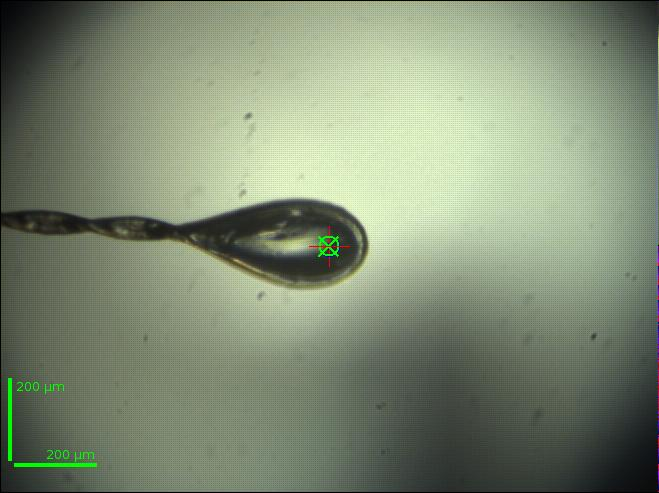
#> input picture tests/data/snapshots_20141128-084026/snapshot_000.png, 659 x 493 px
$ python -i autoMesh.py   (imports and definitions only)
#> lines starting #> are read from the running program, lines starting #| are printed output that depends on the picture; after the words box and inside, x2 and y2 are one past the last pixel; in counts of white or black regions, pixels touching at a corner belong together
# coding: utf-8
# /*##########################################################################
# Copyright (C) 2017 European Synchrotron Radiation Facility
#
# Permission is hereby granted, free of charge, to any person obtaining a copy
# of this software and associated documentation files (the "Software"), to deal
# in the Software without restriction, including without limitation the rights
# to use, copy, modify, merge, publish, distribute, sublicense, and/or sell
# copies of the Software, and to permit persons to whom the Software is
# furnished to do so, subject to the following conditions:
#
# The above copyright notice and this permission notice shall be included in
# all copies or substantial portions of the Software.
#
# THE SOFTWARE IS PROVIDED "AS IS", WITHOUT WARRANTY OF ANY KIND, EXPRESS OR
# IMPLIED, INCLUDING BUT NOT LIMITED TO THE WARRANTIES OF MERCHANTABILITY,
# FITNESS FOR A PARTICULAR PURPOSE AND NONINFRINGEMENT. IN NO EVENT SHALL THE
# AUTHORS OR COPYRIGHT HOLDERS BE LIABLE FOR ANY CLAIM, DAMAGES OR OTHER
# LIABILITY, WHETHER IN AN ACTION OF CONTRACT, TORT OR OTHERWISE, ARISING FROM,
# OUT OF OR IN CONNECTION WITH THE SOFTWARE OR THE USE OR OTHER DEALINGS IN
# THE SOFTWARE.
#
# ############################################################################*/
"""
Workflow library module for grid / mesh
"""

__author__ = "Olof Svensson"
__contact__ = "svensson@esrf.eu"
__copyright__ = "ESRF, 2017"
__updated__ = "2017-06-23"


import os
import numpy
import logging
import imageio
import scipy.ndimage

# import matplotlib
# matplotlib.use("Agg", warn=False)
import matplotlib.pyplot as pyplot
import pylab

# [1 line not run here, left out]


# [108 lines left out: function autoMesh, not called in this run]


def subtractBackground(image, background_image):
    return numpy.abs(image - background_image)


def filterDifferenceImage(difference_image, threshold_value=30):
    """
    First applies a threshold of default value 30.
    Then erodes the image twice, and then dilates the image twice.
    """
    threshold_value = 30
    binary_image = difference_image >= threshold_value
    filtered_image = scipy.ndimage.morphology.binary_erosion(binary_image).astype(
        binary_image.dtype
    )
    filtered_image = scipy.ndimage.morphology.binary_erosion(filtered_image).astype(
        binary_image.dtype
    )
    filtered_image = scipy.ndimage.morphology.binary_dilation(filtered_image).astype(
        binary_image.dtype
    )
    filtered_image = scipy.ndimage.morphology.binary_dilation(filtered_image).astype(
        binary_image.dtype
    )
    return filtered_image


# [372 lines left out: functions loopExam, checkForCorrelatedImages, findOptimalMesh, plot_img, plotMesh, gridInfoToPixels and 4 more, not called in this run]

>>> import cv2
>>> picture = cv2.imread('tests/data/snapshots_20141128-084026/snapshot_000.png', cv2.IMREAD_GRAYSCALE)
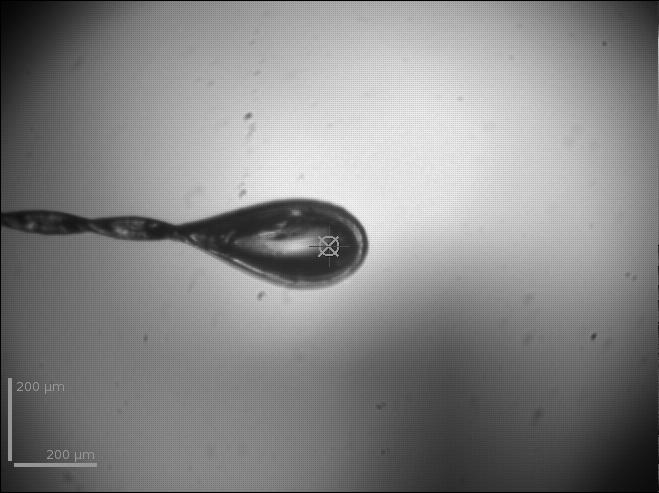
#> picture: shape (493, 659); min 0, max 248, mean 133.8
>>> result = filterDifferenceImage(picture)
#> in filterDifferenceImage, `binary_image = difference_image >= threshold_value`:
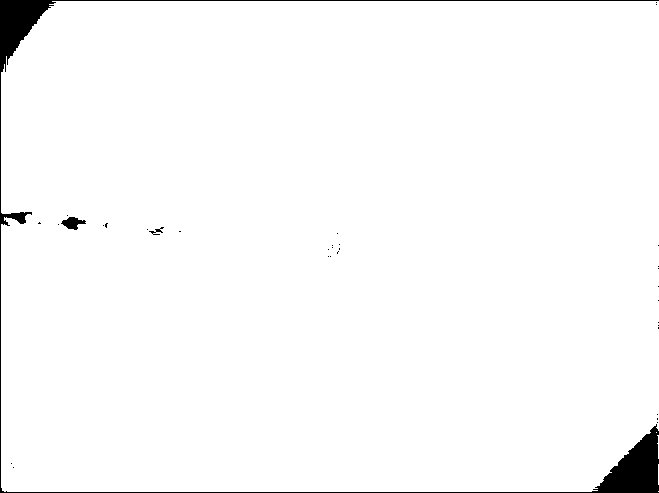
#> binary_image: shape (493, 659) bool; 98% white; 34 black regions (31 under 20 px), largest, box (x1, y1, x2, y2) and area: (0, 0, 659, 493) 6162, (61, 217, 86, 230) 183, (149, 227, 164, 235) 42
#> in filterDifferenceImage, `filtered_image = scipy.ndimage.morphology.binary_erosion(binary_image)..`:
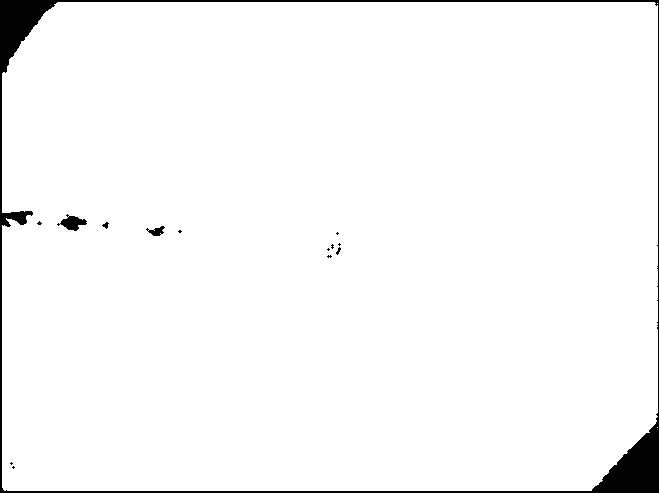
#> filtered_image: shape (493, 659) bool; 97.2% white; 14 black regions (10 under 20 px), largest, box (x1, y1, x2, y2) and area: (0, 0, 659, 493) 8584, (57, 214, 87, 231) 253, (146, 226, 165, 236) 100, (102, 222, 109, 229) 26
#> in filterDifferenceImage, `filtered_image = scipy.ndimage.morphology.binary_erosion(filtered_imag..`:
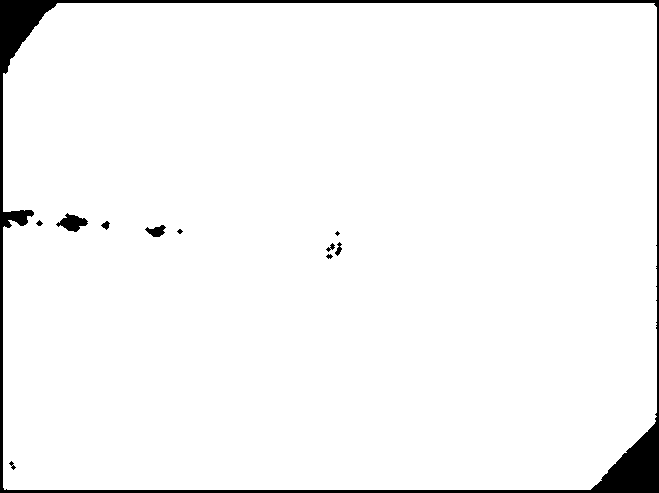
#> filtered_image: shape (493, 659) bool; 96.4% white; 11 black regions (2 under 20 px), largest, box (x1, y1, x2, y2) and area: (0, 0, 659, 493) 10842, (56, 213, 88, 232) 327, (145, 225, 166, 237) 147
#> in filterDifferenceImage, `filtered_image = scipy.ndimage.morphology.binary_dilation(filtered_ima..`: filtered_image: shape (493, 659) bool; 97.2% white; 14 black regions (10 under 20 px), largest, box (x1, y1, x2, y2) and area: (0, 0, 659, 493) 8602, (57, 214, 87, 231) 255, (146, 226, 165, 236) 103, (102, 222, 109, 229) 26
#> in filterDifferenceImage, `filtered_image = scipy.ndimage.morphology.binary_dilation(filtered_ima..`:
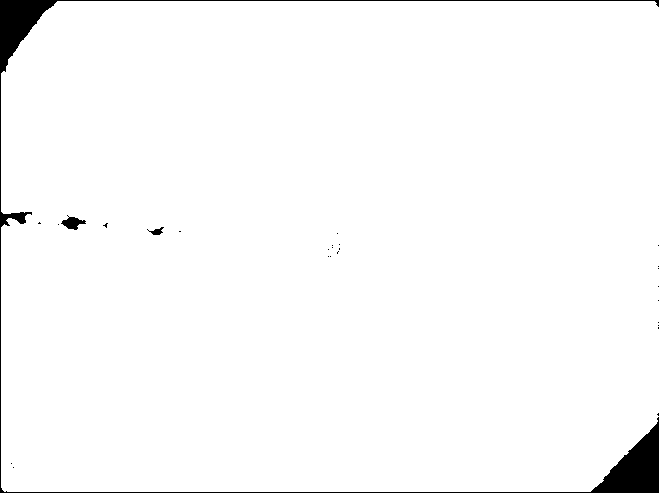
#> filtered_image: shape (493, 659) bool; 98% white; 27 black regions (24 under 20 px), largest, box (x1, y1, x2, y2) and area: (0, 0, 659, 493) 6345, (61, 215, 86, 230) 188, (147, 227, 164, 235) 63
